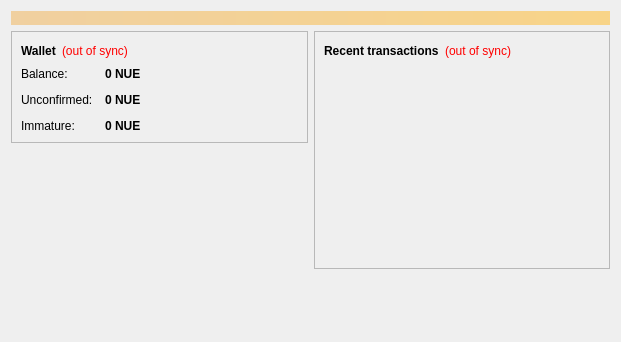
<?xml version="1.0" encoding="UTF-8"?>
<ui version="4.0">
 <class>OverviewPage</class>
 <widget class="QWidget" name="OverviewPage">
  <property name="geometry">
   <rect>
    <x>0</x>
    <y>0</y>
    <width>621</width>
    <height>342</height>
   </rect>
  </property>
  <property name="windowTitle">
   <string>Form</string>
  </property>
  <layout class="QVBoxLayout" name="topLayout">
   <item>
    <widget class="QLabel" name="labelAlerts">
     <property name="visible">
      <bool>false</bool>
     </property>
     <property name="styleSheet">
      <string notr="true">background-color: qlineargradient(x1: 0, y1: 0, x2: 1, y2: 0, stop:0 #F0D0A0, stop:1 #F8D488); color:#000000;</string>
     </property>
     <property name="wordWrap">
      <bool>true</bool>
     </property>
     <property name="margin">
      <number>3</number>
     </property>
    </widget>
   </item>
   <item>
    <layout class="QHBoxLayout" name="horizontalLayout" stretch="1,1">
     <item>
      <layout class="QVBoxLayout" name="verticalLayout_2">
       <item>
        <widget class="QFrame" name="frame">
         <property name="frameShape">
          <enum>QFrame::StyledPanel</enum>
         </property>
         <property name="frameShadow">
          <enum>QFrame::Raised</enum>
         </property>
         <layout class="QVBoxLayout" name="verticalLayout_4">
          <item>
           <layout class="QHBoxLayout" name="horizontalLayout_4">
            <item>
             <widget class="QLabel" name="label_5">
              <property name="font">
               <font>
                <weight>75</weight>
                <bold>true</bold>
               </font>
              </property>
              <property name="text">
               <string>Wallet</string>
              </property>
             </widget>
            </item>
            <item>
             <widget class="QLabel" name="labelWalletStatus">
              <property name="toolTip">
               <string>The displayed information may be out of date. Your wallet automatically synchronizes with the NUE network after a connection is established, but this process has not completed yet.</string>
              </property>
              <property name="styleSheet">
               <string notr="true">QLabel { color: red; }</string>
              </property>
              <property name="text">
               <string notr="true">(out of sync)</string>
              </property>
              <property name="alignment">
               <set>Qt::AlignLeading|Qt::AlignLeft|Qt::AlignVCenter</set>
              </property>
             </widget>
            </item>
            <item>
             <spacer name="horizontalSpacer_2">
              <property name="orientation">
               <enum>Qt::Horizontal</enum>
              </property>
              <property name="sizeHint" stdset="0">
               <size>
                <width>40</width>
                <height>20</height>
               </size>
              </property>
             </spacer>
            </item>
           </layout>
          </item>
          <item>
           <layout class="QFormLayout" name="formLayout_2">
            <property name="fieldGrowthPolicy">
             <enum>QFormLayout::AllNonFixedFieldsGrow</enum>
            </property>
            <property name="horizontalSpacing">
             <number>12</number>
            </property>
            <property name="verticalSpacing">
             <number>12</number>
            </property>
            <item row="0" column="0">
             <widget class="QLabel" name="label">
              <property name="text">
               <string>Balance:</string>
              </property>
             </widget>
            </item>
            <item row="0" column="1">
             <widget class="QLabel" name="labelBalance">
              <property name="font">
               <font>
                <weight>75</weight>
                <bold>true</bold>
               </font>
              </property>
              <property name="cursor">
               <cursorShape>IBeamCursor</cursorShape>
              </property>
              <property name="toolTip">
               <string>Your current balance</string>
              </property>
              <property name="text">
               <string notr="true">0 NUE</string>
              </property>
              <property name="textInteractionFlags">
               <set>Qt::LinksAccessibleByMouse|Qt::TextSelectableByKeyboard|Qt::TextSelectableByMouse</set>
              </property>
             </widget>
            </item>
            <item row="1" column="0">
             <widget class="QLabel" name="label_3">
              <property name="text">
               <string>Unconfirmed:</string>
              </property>
             </widget>
            </item>
            <item row="1" column="1">
             <widget class="QLabel" name="labelUnconfirmed">
              <property name="font">
               <font>
                <weight>75</weight>
                <bold>true</bold>
               </font>
              </property>
              <property name="cursor">
               <cursorShape>IBeamCursor</cursorShape>
              </property>
              <property name="toolTip">
               <string>Total of transactions that have yet to be confirmed, and do not yet count toward the current balance</string>
              </property>
              <property name="text">
               <string notr="true">0 NUE</string>
              </property>
              <property name="textInteractionFlags">
               <set>Qt::LinksAccessibleByMouse|Qt::TextSelectableByKeyboard|Qt::TextSelectableByMouse</set>
              </property>
             </widget>
            </item>
            <item row="2" column="0">
             <widget class="QLabel" name="labelImmatureText">
              <property name="text">
               <string>Immature:</string>
              </property>
             </widget>
            </item>
            <item row="2" column="1">
             <widget class="QLabel" name="labelImmature">
              <property name="font">
               <font>
                <weight>75</weight>
                <bold>true</bold>
               </font>
              </property>
              <property name="toolTip">
               <string>Mined balance that has not yet matured</string>
              </property>
              <property name="text">
               <string notr="true">0 NUE</string>
              </property>
              <property name="textInteractionFlags">
               <set>Qt::LinksAccessibleByMouse|Qt::TextSelectableByKeyboard|Qt::TextSelectableByMouse</set>
              </property>
             </widget>
            </item>
           </layout>
          </item>
         </layout>
        </widget>
       </item>
       <item>
        <spacer name="verticalSpacer">
         <property name="orientation">
          <enum>Qt::Vertical</enum>
         </property>
         <property name="sizeHint" stdset="0">
          <size>
           <width>20</width>
           <height>40</height>
          </size>
         </property>
        </spacer>
       </item>
      </layout>
     </item>
     <item>
      <layout class="QVBoxLayout" name="verticalLayout_3">
       <item>
        <widget class="QFrame" name="frame_2">
         <property name="frameShape">
          <enum>QFrame::StyledPanel</enum>
         </property>
         <property name="frameShadow">
          <enum>QFrame::Raised</enum>
         </property>
         <layout class="QVBoxLayout" name="verticalLayout">
          <item>
           <layout class="QHBoxLayout" name="horizontalLayout_2">
            <item>
             <widget class="QLabel" name="label_4">
              <property name="text">
               <string>&lt;b&gt;Recent transactions&lt;/b&gt;</string>
              </property>
             </widget>
            </item>
            <item>
             <widget class="QLabel" name="labelTransactionsStatus">
              <property name="toolTip">
               <string>The displayed information may be out of date. Your wallet automatically synchronizes with the NUE network after a connection is established, but this process has not completed yet.</string>
              </property>
              <property name="styleSheet">
               <string notr="true">QLabel { color: red; }</string>
              </property>
              <property name="text">
               <string notr="true">(out of sync)</string>
              </property>
              <property name="alignment">
               <set>Qt::AlignRight|Qt::AlignTrailing|Qt::AlignVCenter</set>
              </property>
             </widget>
            </item>
            <item>
             <spacer name="horizontalSpacer">
              <property name="orientation">
               <enum>Qt::Horizontal</enum>
              </property>
              <property name="sizeHint" stdset="0">
               <size>
                <width>40</width>
                <height>20</height>
               </size>
              </property>
             </spacer>
            </item>
           </layout>
          </item>
          <item>
           <widget class="QListView" name="listTransactions">
            <property name="styleSheet">
             <string notr="true">QListView { background: transparent; }</string>
            </property>
            <property name="frameShape">
             <enum>QFrame::NoFrame</enum>
            </property>
            <property name="verticalScrollBarPolicy">
             <enum>Qt::ScrollBarAlwaysOff</enum>
            </property>
            <property name="horizontalScrollBarPolicy">
             <enum>Qt::ScrollBarAlwaysOff</enum>
            </property>
            <property name="selectionMode">
             <enum>QAbstractItemView::NoSelection</enum>
            </property>
           </widget>
          </item>
         </layout>
        </widget>
       </item>
       <item>
        <spacer name="verticalSpacer_2">
         <property name="orientation">
          <enum>Qt::Vertical</enum>
         </property>
         <property name="sizeHint" stdset="0">
          <size>
           <width>20</width>
           <height>40</height>
          </size>
         </property>
        </spacer>
       </item>
      </layout>
     </item>
    </layout>
   </item>
  </layout>
 </widget>
 <resources/>
 <connections/>
</ui>
